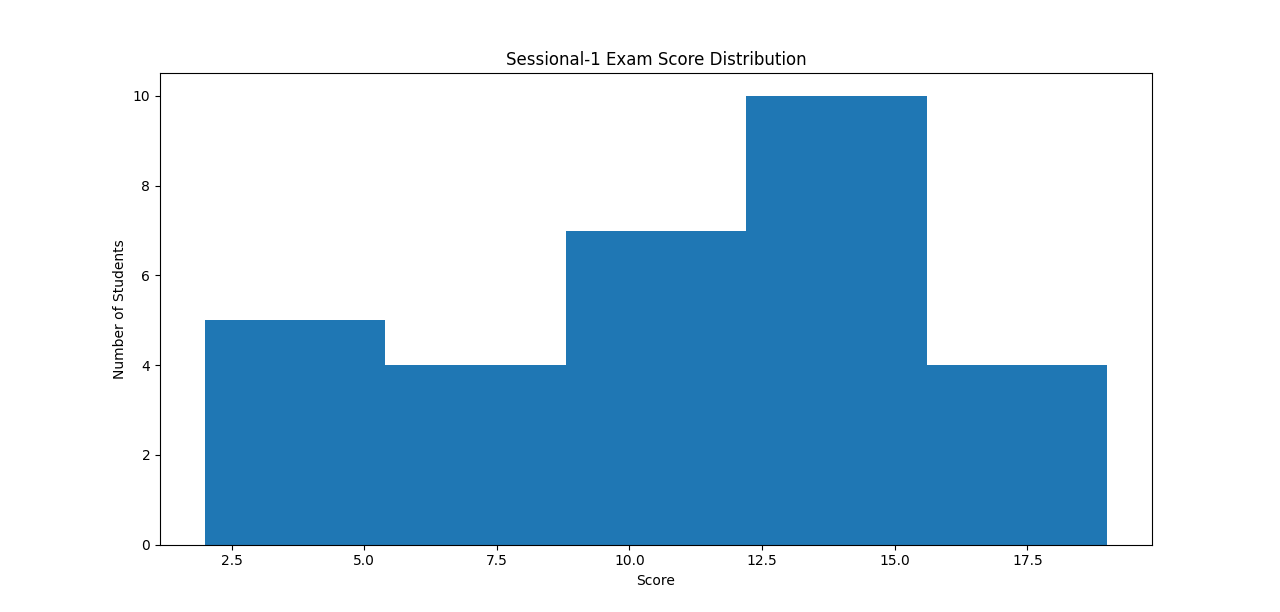

This figure's Python source:

# CAO Course Exam Results Analysis
# ------------------------
#  Import Libraries
# ------------------------
import pandas as pd
import matplotlib.pyplot as plt

# ------------------------
#  Load Data
# ------------------------

data = pd.read_excel(r"C:\Users\admin\Desktop\Dummy Data.xlsx", sheet_name="CAO")

# ------------------------
#  Load Data
# ------------------------

# handle missing values
data = data.fillna("UnKnown")

# convert Total column to numeric
data["Total"] = pd.to_numeric(data["Total"], errors="coerce")

# ------------------------
# Basic Statistics
# ------------------------

total_students = data["Total"].count()
average_score = data["Total"].mean()
highest_score = data["Total"].max()
lowest_score = data["Total"].min()

print("Total number of students:", total_students)
print("Average score:", average_score)
print("Highest score:", highest_score)
print("Lowest score:", lowest_score)


# ------------------------
# Students Performance Analysis
# ------------------------
print("\nStudents Pass / Fail")

print("Pass:", (data["Total"] >= 10).sum())
print("Not Pass:", (data["Total"] < 10).sum())

# pass rate
pass_students = (data["Total"] >= 10).sum()
pass_rate = (pass_students / total_students) * 100

print("Pass rate:", pass_rate,"%")

# students levels
strong_students = data[data["Total"] >= 16]
average_students = data[(data["Total"] >= 10) & (data["Total"] < 16)]
weak_students = data[data["Total"] < 10]

# count students
strong_count = len(strong_students)
average_count = len(average_students)
weak_count = len(weak_students)

print("Strong students is :", strong_count)
print("Average students is :", average_count)
print("Weak students is :", weak_count)

# percentages
strong_percent = (strong_count / total_students) * 100
average_percent = (average_count / total_students) * 100
weak_percent = (weak_count / total_students) * 100

print("\nPerformance Distribution")
print("Strong:", strong_percent, "%")
print("Average:", average_percent, "%")
print("Weak:", weak_percent, "%")


# ------------------------
# Ranking
# ------------------------

# top students 
top_students = data.sort_values(by="Total", ascending=False).head(5)
# top_students.to_excel(r"C:\Users\admin\Desktop\TOP_S_CAO.xlsx")

# lowest students
low_students = data.sort_values(by="Total").head(10)
low_students.to_excel(r"C:\Users\admin\Desktop\LOW_S_CAO.xlsx")

# # rank column
# data["Rank"] = data["Total"].rank(ascending=False)

# ------------------------
# Visualization
# ------------------------
plt.hist(data["Total"], bins=5)
plt.title("Sessional-1 Exam Score Distribution")
plt.xlabel("Score")
plt.ylabel("Number of Students")

# plt.savefig(r"C:\Users\admin\Desktop\score_distribution.png")
plt.show()
